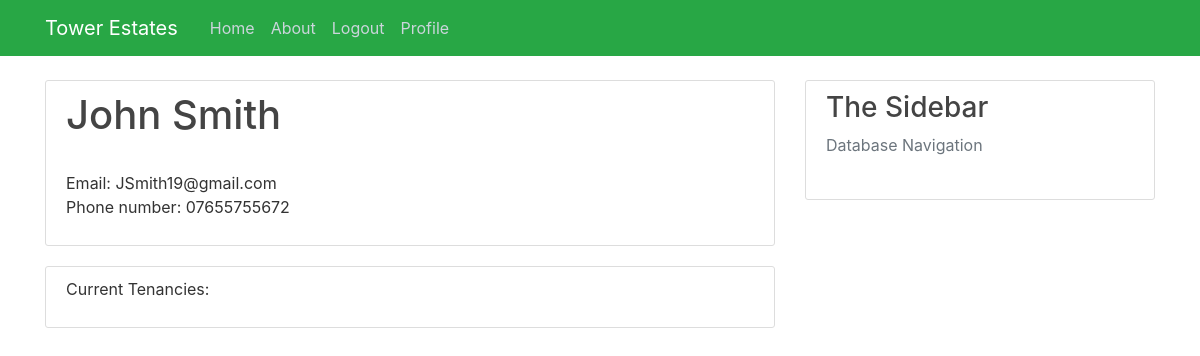
Page /Tenant/2 (signed in) on the earlier database version.
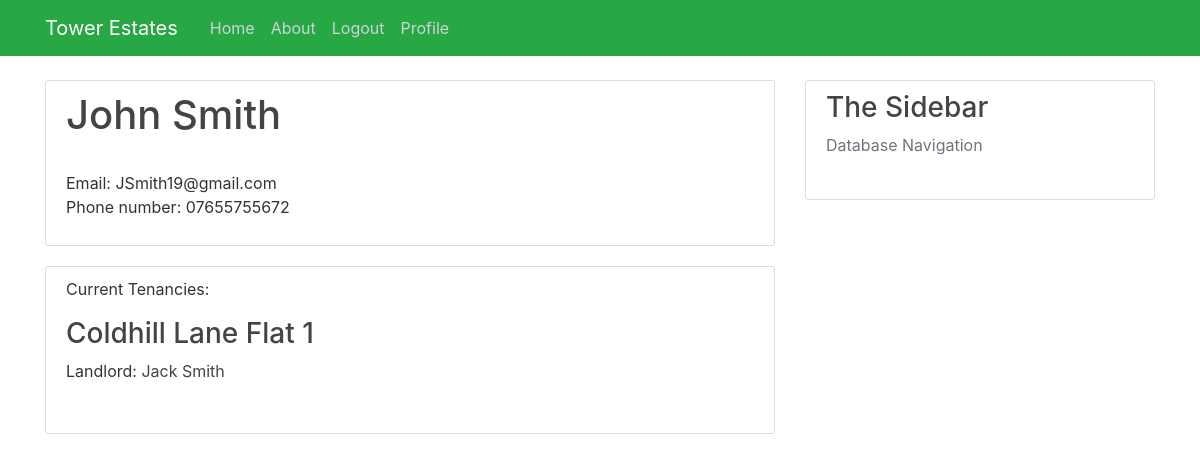
Same page on the later database version.
### Tower/models.py (models this page shows, shortened)
class User(db.Model, UserMixin):
    user_id = db.Column(db.Integer, primary_key=True)
    name = db.Column(db.String(55), nullable=False)
    phone_number= db.Column(db.String(15), nullable=False)
    role= db.Column(db.String(12), nullable=False)
    email = db.Column(db.String(120), unique=True, nullable=False)
    business= db.Column(db.String(150), nullable=True)
    password = db.Column(db.String(64), nullable=False)
    properties = db.relationship("Properties",cascade="all, delete-orphan" ,backref="User", lazy=True)
    occupants = db.relationship("Tenancies", backref="User", secondary=occupants, lazy=True)
    contractor = db.relationship("Quotes", cascade="all, delete-orphan",backref="User", lazy=True)

class Properties(db.Model):
    property_id = db.Column(db.Integer, primary_key=True)
    address_line_1 = db.Column(db.String(35), nullable=False)
    address_line_2 = db.Column(db.String(20), nullable=True, default=" ")
    postcode = db.Column(db.String(10), nullable=False)
    landlord_id = db.Column(db.Integer, db.ForeignKey("user.user_id"), nullable=False)
    issue = db.relationship("Issue",cascade="all, delete-orphan", backref="Properties", lazy=True)

### Tower/routes.py (the view)
@app.route("/Tenant/<int:user_id>")
@login_required
def Tenant(user_id):
    if current_user.role != ("Admin") and current_user.user_id != user_id:
        abort(403)
    users = db.session.query(User).filter(User.user_id == user_id).first()
    if users.role != ("Tenant"):
        abort(404)
    tenancies = []
    for tenancy in users.Tenancies:
        data= db.session.query(Properties, User).outerjoin(Properties, User.user_id == Properties.landlord_id).\
            filter(tenancy.property_id == Properties.property_id).all()
        tenancies = tenancies+data
    return render_template("Tenant.html", title="User Profile", users=users, tenancies=tenancies)

### Tower/models.py (called while the page is built)
@login_manager.user_loader
def load_user(user_id):
    return User.query.get(int(user_id))

### Tower/templates/Tenant.html (shortened to what this page needs)
{% extends "layout.html" %}
{% block content %}
<div class="content-section">
    <h2 class="account-heading"> {{ users.name }}</h2>
    <br>
    <p>Email: {{users.email }} <br>Phone number: {{users.phone_number}}</p>
</div>
<div class="content-section">
    <p> Current Tenancies: </p>
    {% for current in tenancies %}
    <h3><a class="article-title" href="{{ url_for('Property', property_id = current.Properties.property_id) }}"> {{current.Properties.address_line_1}} {{current.Properties.address_line_2}}</a></h3>
        <p>Landlord: <a class="article-title" href="{{ url_for('Landlord', user_id = current.Properties.property_id) }}"> {{current.User.name}} </a></p>
        <br>
    {% endfor %}
</div>
{% endblock content %}

### Tower/templates/layout.html (shortened to what this page needs)
<!DOCTYPE html>
<html lang="en">
<head>
    <link rel="stylesheet" href="https://stackpath.bootstrapcdn.com/bootstrap/4.5.2/css/bootstrap.min.css"
>
    <link rel="stylesheet" type="text/css" href="{{url_for('static', filename='main.css') }}">
</head>
<body>
<header class="site-header">
    <nav class="navbar navbar-expand-md navbar-dark bg-success fixed-top">
        <div class="container">
            <a class="navbar-brand mr-4" href="/">Tower Estates</a>
            <div class="collapse navbar-collapse" id="navbarToggle">
                <div class="navbar-nav mr-auto">
                    <a class="nav-item nav-link" href="{{ url_for('home') }}">Home</a>
                    <a class="nav-item nav-link" href="{{ url_for('about') }}">About</a>
                    {% if current_user.is_authenticated %}
                    <a class="nav item nav-link" href="{{ url_for('logout') }}">Logout</a>
                    {% else %}
                    <a class="nav-item nav-link" href="{{ url_for('login') }}">Login</a>
                    {% endif %}
                    {% if current_user.role == ('Tenant') %}
                    <a class="nav-item nav-link" href="{{ url_for('Tenant', user_id = current_user.user_id)}}">Profile</a>
                    {% endif %}
                </div>
            </div>
        </div>
    </nav>
</header>
<main role="main" class="container">
    <div class="row">
        <div class="col-md-8">
            {% block content %}{% endblock %}
        </div>
        {% if current_user.is_authenticated %}
        <div class="col-md-4">
            <div class="content-section">
                <h3>The Sidebar</h3>
                <p class='text-muted'> Database Navigation
                </p>
            </div>
        {%endif%}
        </div>
    </div>
</main>
</body>
</html>

### Tower/Static/main.css (style rules this page uses)
body { background: #ffffff; color: #333333; margin-top: 5rem; }
h1, h2, h3, h4, h5, h6 { color: #444444; }
.site-header .navbar-nav .nav-link { color: #cbd5db; }
.content-section { background: #ffffff; padding: 10px 20px; border: 1px solid #dddddd; border-radius: 3px; margin-bottom: 20px; }
.article-title { color: #444444; }
.account-heading { font-size: 2.5rem; }

Differences in the rows shown:
added Properties: Properties.address_line_1 "Coldhill Lane", Properties.address_line_2 "Flat 1", User.name "Jack Smith"
